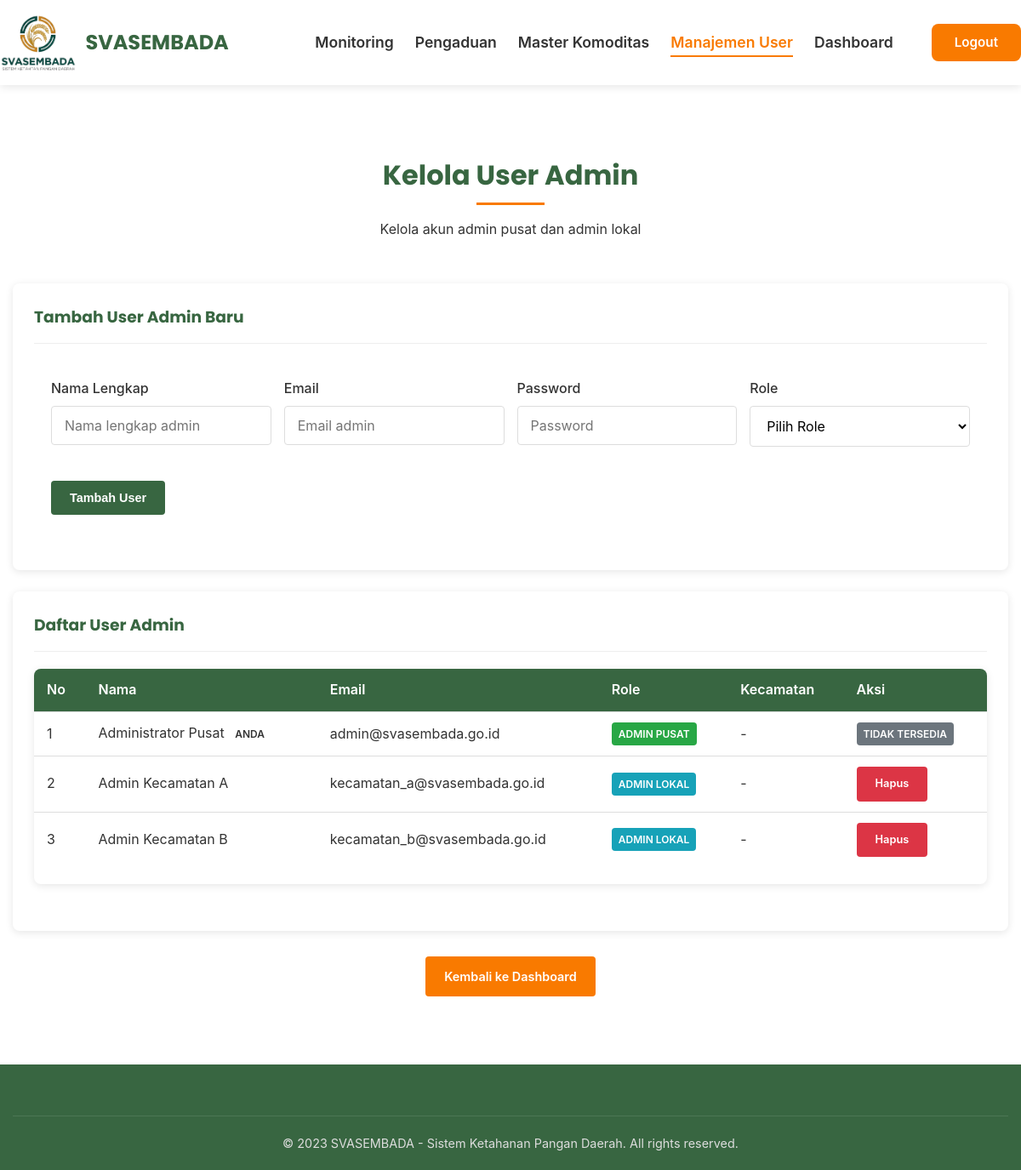
The page /admin/admin_user.php (signed in) on the database its author committed.
### tables this page shows
CREATE TABLE users (
    id_user INT PRIMARY KEY AUTO_INCREMENT,
    nama VARCHAR(100) NOT NULL,
    email VARCHAR(100) UNIQUE NOT NULL,
    password VARCHAR(255) NOT NULL,
    role ENUM('admin_pusat', 'admin_lokal') NOT NULL,
    kecamatan VARCHAR(100),
    created_at TIMESTAMP DEFAULT CURRENT_TIMESTAMP
);

### admin/admin_user.php (the view, shortened to what this page needs)
<?php
include '../config/koneksi.php';
$users = mysqli_query($koneksi, "SELECT * FROM users ORDER BY role, nama");
?>
<!DOCTYPE html>
<html lang="id">
<head>
    <link rel="stylesheet" href="../assets/style.css">
</head>
<body>
    <header>
    <div class="container header-container">
        <div class="logo">
            <h1 class="brand">
                <img src="../assets/img/logo_svasembada.png" alt="SVASEMBADA" class="brand-logo">
                SVASEMBADA
            </h1>
        </div>
        <ul class="nav-menu">
            <?php $currentPage = basename($_SERVER['PHP_SELF']); ?>
            <li><a href="admin_monitoring.php" class="<?= ($currentPage == 'admin_monitoring.php') ? 'active' : '' ?>">Monitoring</a></li>
            <li><a href="admin_pengaduan.php" class="<?= ($currentPage == 'admin_pengaduan.php') ? 'active' : '' ?>">Pengaduan</a></li>
            <?php if($_SESSION['role'] == 'admin_pusat'): ?>
                <li><a href="admin_komoditas.php" class="<?= ($currentPage == 'admin_komoditas.php') ? 'active' : '' ?>">Master Komoditas</a></li>
                <li><a href="admin_user.php" class="<?= ($currentPage == 'admin_user.php') ? 'active' : '' ?>">Manajemen User</a></li>
            <?php endif; ?>
            <li><a href="../pages/dashboard.php" class="<?= ($currentPage == 'dashboard.php') ? 'active' : '' ?>">Dashboard</a></li>
            <li><a href="logout.php" class="btn btn-secondary btn-sm">Logout</a></li>
        </ul>
    </div>
</header>
    <main>
        <section class="section">
            <div class="container">
                <div class="section-title">
                    <h2>Kelola User Admin</h2>
                    <p>Kelola akun admin pusat dan admin lokal</p>
                </div>
                <div class="card">
                    <div class="card-header">
                        <h3>Tambah User Admin Baru</h3>
                    </div>
                    <div style="padding: 20px;">
                        <form method="POST" action="">
                            <div style="display: grid; grid-template-columns: repeat(auto-fit, minmax(200px, 1fr)); gap: 15px;">
                                <div class="form-group">
                                    <label class="form-label">Nama Lengkap</label>
                                    <input type="text" class="form-control" name="nama" required
                                           placeholder="Nama lengkap admin">
                                </div>
                                <div class="form-group">
                                    <label class="form-label">Email</label>
                                    <input type="email" class="form-control" name="email" required
                                           placeholder="Email admin">
                                </div>
                                <div class="form-group">
                                    <label class="form-label">Password</label>
                                    <input type="password" class="form-control" name="password" required
                                           placeholder="Password">
                                </div>
                                <div class="form-group">
                                    <label class="form-label">Role</label>
                                    <select class="form-select" name="role" id="roleSelect" required onchange="toggleKecamatan()">
                                        <option value="">Pilih Role</option>
                                    </select>
                                </div>
                            </div>
                            <div class="form-group" style="margin-top: 20px;">
                                <button type="submit" name="tambah_user" class="btn btn-primary">Tambah User</button>
                            </div>
                        </form>
                    </div>
                </div>
                <div class="card">
                    <div class="card-header">
                        <h3>Daftar User Admin</h3>
                    </div>
                    <div class="table-container">
                        <table class="data-table">
                            <thead>
                                <tr>
                                    <th>No</th>
                                    <th>Nama</th>
                                    <th>Email</th>
                                    <th>Role</th>
                                    <th>Kecamatan</th>
                                    <th>Aksi</th>
                                </tr>
                            </thead>
                            <tbody>
                                <?php if(mysqli_num_rows($users) > 0): ?>
                                    <?php $no = 1; ?>
                                    <?php while($row = mysqli_fetch_assoc($users)): ?>
                                        <tr>
                                            <td><?= $no++ ?></td>
                                            <td>
                                                <?= $row['nama'] ?>
                                                <?php if($row['id_user'] == $_SESSION['user_id']): ?>
                                                    <span class="badge badge-primary">Anda</span>
                                                <?php endif; ?>
                                            </td>
                                            <td><?= $row['email'] ?></td>
                                            <td>
                                                <?php
                                                $badge_class = ($row['role'] == 'admin_pusat') ? 'badge-success' : 'badge-info';
                                                $role_text = ($row['role'] == 'admin_pusat') ? 'Admin Pusat' : 'Admin Lokal';
                                                ?>
                                                <span class="badge <?= $badge_class ?>"><?= $role_text ?></span>
                                            </td>
                                            <td><?= $row['kecamatan'] ?: '-' ?></td>
                                            <td>
                                                <?php if($row['id_user'] != $_SESSION['user_id']): ?>
                                                    <a href="?hapus=<?= $row['id_user'] ?>"
                                                       class="btn btn-danger btn-sm"
                                                       onclick="return confirm('Yakin ingin menghapus user ini?')">
                                                        Hapus
                                                    </a>
                                                <?php else: ?>
                                                    <span class="badge badge-secondary">Tidak tersedia</span>
                                                <?php endif; ?>
                                            </td>
                                        </tr>
                                    <?php endwhile; ?>
                                <?php else: ?>
                                    <tr>
                                        <td colspan="6" style="text-align: center;">Belum ada data user</td>
                                    </tr>
                                <?php endif; ?>
                            </tbody>
                        </table>
                    </div>
                </div>
                <div style="text-align: center; margin-top: 30px;">
                    <a href="../pages/dashboard.php" class="btn btn-secondary">Kembali ke Dashboard</a>
                </div>
            </div>
        </section>
    </main>
    <footer>
        <div class="container">
            <div class="copyright">
                <p>&copy; 2023 SVASEMBADA - Sistem Ketahanan Pangan Daerah. All rights reserved.</p>
            </div>
        </div>
    </footer>
</body>
</html>

### assets/style.css (style rules this page uses)
:root { --primary: #386641; --secondary: #F97A00; --accent: #FED16A; --light: #FFF4A4; --white: #ffffff; --dark: #333333; --gray: #f5f5f5; --danger: #dc3545; --success: #28a745; --info: #17a2b8; --warning: #ffc107; }
* { margin: 0; padding: 0; box-sizing: border-box; }
body { font-family: 'Inter', 'Open Sans', sans-serif; line-height: 1.6; color: var(--dark); background-color: var(--white); min-height: 100vh; display: flex; flex-direction: column; }
main { flex: 1; }
h1, h2, h3, h4, h5, h6 { font-family: 'Poppins', 'Montserrat', sans-serif; margin-bottom: 1rem; }
a { text-decoration: none; color: var(--primary); transition: color 0.3s ease; }
.container { width: 100%; max-width: 1200px; margin: 0 auto; padding: 0 15px; }
.btn { display: inline-block; padding: 10px 20px; border: 2px solid transparent; border-radius: 4px; cursor: pointer; font-weight: 600; transition: all 0.3s ease; text-decoration: none; text-align: center; font-size: 0.9rem; }
.btn-primary { background-color: var(--primary); color: var(--white); }
.btn-secondary { background-color: var(--secondary); color: var(--white); }
.btn-secondary.btn-sm { padding: 8px 25px; font-size: 0.95rem; color: var(--white); border-radius: 8px; }
.btn-danger { background-color: var(--danger); color: var(--white); }
.btn-sm { padding: 8px 20px; font-size: 0.8rem; }
header { background-color: var(--white); box-shadow: 0 2px 10px rgba(0,0,0,0.1); position: sticky; top: 0; z-index: 1000; }
.header-container { display: flex; justify-content: space-between; align-items: center; padding: 15px 0; }
.logo { display: flex; align-items: center; }
.brand { font-family: 'poppins'; font-weight: 700; display: flex; align-items: center; gap: 10px; }
.brand-logo { height: 70px; width: auto; display: block; }
.logo h1 { margin: 0; font-size: 1.5rem; color: var(--primary); }
.nav-menu { display: flex; list-style: none; align-items: center; }
.nav-menu li { margin-left: 25px; font-size: 1.1rem; }
.nav-menu li:last-child { margin-left: 45px; }
.nav-menu a { color: var(--light-bg); font-weight: 600; padding: 5px 0; transition: all 0.3s ease; border-bottom: 2px solid transparent; position: relative; }
.nav-menu a.active { color: var(--secondary); border-bottom: 2px solid var(--secondary); background: none; }
.section { padding: 80px 0; }
.section-title { text-align: center; margin-bottom: 50px; }
.section-title h2 { font-size: 2rem; color: var(--primary); position: relative; display: inline-block; padding-bottom: 10px; }
.section-title h2::after { content: ''; position: absolute; bottom: 0; left: 50%; transform: translateX(-50%); width: 80px; height: 3px; background-color: var(--secondary); }
footer { background-color: var(--primary); color: var(--white); padding: 60px 0 20px; margin-top: auto; }
.copyright { text-align: center; padding-top: 20px; border-top: 1px solid rgba(255,255,255,0.1); font-size: 0.9rem; color: #ddd; }
.form-group { margin-bottom: 20px; }
.form-label { display: block; margin-bottom: 8px; font-weight: 500; color: var(--dark); }
.form-control { width: 100%; padding: 12px 15px; border: 1px solid #ddd; border-radius: 4px; font-size: 1rem; transition: border-color 0.3s ease; font-family: inherit; }
.form-select { width: 100%; padding: 12px 15px; border: 1px solid #ddd; border-radius: 4px; font-size: 1rem; background-color: white; font-family: inherit; }
.table-container { overflow-x: auto; margin-bottom: 30px; background: var(--white); border-radius: 8px; box-shadow: 0 2px 10px rgba(0,0,0,0.1); }
.data-table { width: 100%; border-collapse: collapse; margin-bottom: 20px; }
.data-table th, .data-table td { padding: 12px 15px; text-align: left; border-bottom: 1px solid #ddd; }
.data-table th { background-color: var(--primary); color: var(--white); font-weight: 600; position: sticky; top: 0; }
.data-table tr:last-child td { border-bottom: none; }
.badge { display: inline-block; padding: 4px 8px; border-radius: 4px; font-size: 0.75rem; font-weight: 600; text-transform: uppercase; }
.badge-success { background-color: var(--success); color: white; }
.badge-info { background-color: var(--info); color: white; }
.badge-secondary { background-color: #6c757d; color: white; }
.card { background: var(--white); border-radius: 8px; padding: 25px; box-shadow: 0 2px 10px rgba(0,0,0,0.1); margin-bottom: 25px; }
.card-header { border-bottom: 1px solid #eee; padding-bottom: 15px; margin-bottom: 20px; }
.card-header h3 { margin: 0; color: var(--primary); }

### rows shown on the page
users: nama "Administrator Pusat", shows "ANDA", email "admin@svasembada.go.id", role "ADMIN PUSAT", kecamatan "-", shows "TIDAK TERSEDIA"
users: nama "Admin Kecamatan A", email "kecamatan_a@svasembada.go.id", role "ADMIN LOKAL", kecamatan "-"
users: nama "Admin Kecamatan B", email "kecamatan_b@svasembada.go.id", role "ADMIN LOKAL", kecamatan "-"
